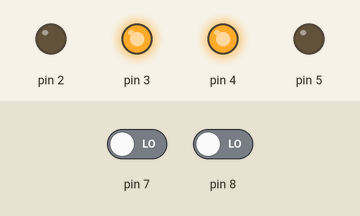
The sketch below on a simulated Arduino Uno, built with avr-gcc and run on an emulated ATmega328P. Parts: output pins drawn as LEDs (lit = HIGH). The test bench sets the inputs (shaded band); at power-on: pin 7 LOW, pin 8 LOW.

Above: at 5.0 s.
5.1 s: pin 7 driven HIGH
At 6.0 s:
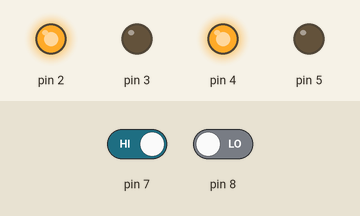
6.6 s: pin 8 driven HIGH
At 7.1 s:
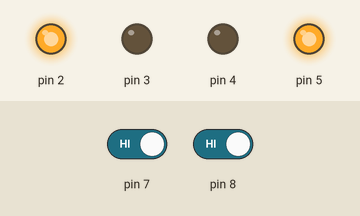
8.1 s: pin 7 driven LOW
At 9.3 s:
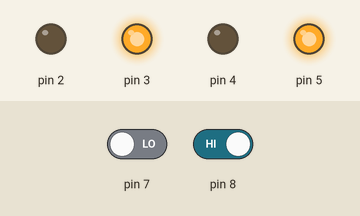
9.6 s: pin 8 driven LOW
At 10.6 s:
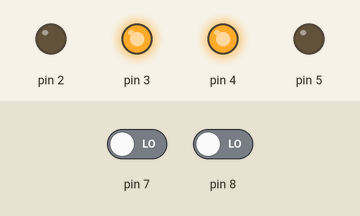
Timing chart, 0 to 12.1 s (numbered marks = the images above; inputs shaded):
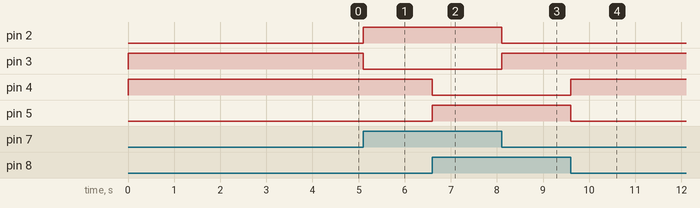

Measured:
- after the input at 5.1 s, pin 2: LOW → HIGH at once; pin 3: HIGH → LOW at once
- after the input at 6.6 s, pin 4: HIGH → LOW at once; pin 5: LOW → HIGH at once
- after the input at 8.1 s, pin 2: HIGH → LOW at once; pin 3: LOW → HIGH at once
- after the input at 9.6 s, pin 4: LOW → HIGH at once; pin 5: HIGH → LOW at once

The sketch:

TheOrduinoCode.ino
```cpp
// https://www.tinkercad.com/things/5KW8JeYQMtn-daring-esboo-jofo/editel
ISR(PCINT0_vect){
  PORTD ^= 0b00110000;
}
ISR(PCINT2_vect){
  PORTD ^= 0b00001100;
}
int main(void)
{
  DDRD = 0b00111100;
  PORTD = 0b00011000;
  PCICR = 0b00000101;
  PCMSK2 = 0b10000000;
  PCMSK0 = 0b00000001;
  sei();

  while(1){
  }
}
```
